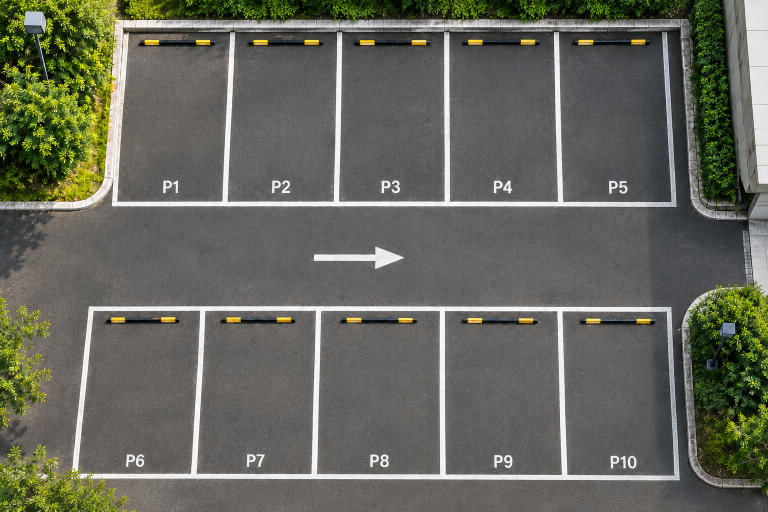
#> input picture data/images/parking_clean.png, 1536 x 1024 px, found by its file name (shown at 1/2 size)
$ python create_test_video.py
#> lines starting #> are read from the running program, lines starting #| are printed output that depends on the picture
import cv2
import json
import os


IMAGE_PATH = "data/images/parking_clean.png"
SPACES_PATH = "data/parking_spaces.json"
OUTPUT_PATH = "data/videos/parking_video.mp4"

FPS = 8
DURATION = 30

os.makedirs("data/videos", exist_ok=True)


# ------------------------------------------------------------
# LOAD DATA
# ------------------------------------------------------------

image = cv2.imread(IMAGE_PATH)
#> image is the input picture: shape (1024, 1536, 3); mean B, G, R 91.5, 102.5, 101.5

if image is None:
    print("ERROR: Could not load parking_clean.png")
    exit()

with open(SPACES_PATH, "r") as file:
#> (reads data/parking_spaces.json from the repository)
    parking_spaces = json.load(file)

height, width = image.shape[:2]
#> height = 1024; width = 1536

print(f"Clean parking image loaded.")
print(f"Resolution: {width} x {height}")
#| Resolution: 1536 x 1024
print(f"Parking spaces loaded: {len(parking_spaces)}")


# ------------------------------------------------------------
# CAR COLORS
# ------------------------------------------------------------

CAR_COLORS = [
    (235, 235, 235),   # white
    (40, 55, 180),     # red
    (55, 65, 75),      # dark gray
    (45, 80, 140),     # blue
    (180, 190, 195),   # silver
]


# ------------------------------------------------------------
# DRAW CAR
# ------------------------------------------------------------

def draw_car(frame, space, color):

    x1, y1, x2, y2 = space

    w = x2 - x1
    h = y2 - y1

    cx = (x1 + x2) // 2
    cy = (y1 + y2) // 2

    car_w = int(w * 0.52)
    car_h = int(h * 0.72)

    left = cx - car_w // 2
    right = cx + car_w // 2
    top = cy - car_h // 2
    bottom = cy + car_h // 2

    # Shadow
    cv2.ellipse(
        frame,
        (cx, cy + 8),
        (car_w // 2, car_h // 2),
        0,
        0,
        360,
        (35, 35, 35),
        -1
    )

    # Main vehicle body
    cv2.ellipse(
        frame,
        (cx, top + car_h // 4),
        (car_w // 2, car_h // 4),
        0,
        180,
        360,
        color,
        -1
    )

    cv2.rectangle(
        frame,
        (left, top + car_h // 4),
        (right, bottom - car_h // 4),
        color,
        -1
    )

    cv2.ellipse(
        frame,
        (cx, bottom - car_h // 4),
        (car_w // 2, car_h // 4),
        0,
        0,
        180,
        color,
        -1
    )

    # Black outline
    cv2.ellipse(
        frame,
        (cx, cy),
        (car_w // 2, car_h // 2),
        0,
        0,
        360,
        (25, 25, 25),
        3
    )

    # Windows
    window_color = (55, 70, 78)

    cv2.ellipse(
        frame,
        (cx, top + int(car_h * 0.27)),
        (int(car_w * 0.32), int(car_h * 0.13)),
        0,
        180,
        360,
        window_color,
        -1
    )

    cv2.ellipse(
        frame,
        (cx, bottom - int(car_h * 0.27)),
        (int(car_w * 0.32), int(car_h * 0.13)),
        0,
        0,
        180,
        window_color,
        -1
    )

    # Window reflection
    cv2.line(
        frame,
        (cx - int(car_w * 0.20), top + int(car_h * 0.25)),
        (cx + int(car_w * 0.20), top + int(car_h * 0.25)),
        (150, 175, 185),
        2
    )

    # Wheels
    wheel_color = (15, 15, 15)

    for wx in [
        left + int(car_w * 0.10),
        right - int(car_w * 0.10)
    ]:

        cv2.ellipse(
            frame,
            (wx, top + int(car_h * 0.35)),
            (5, 12),
            0,
            0,
            360,
            wheel_color,
            -1
        )

        cv2.ellipse(
            frame,
            (wx, bottom - int(car_h * 0.35)),
            (5, 12),
            0,
            0,
            360,
            wheel_color,
            -1
        )

    # Headlights
    for lx in [
        cx - int(car_w * 0.23),
        cx + int(car_w * 0.23)
    ]:

        cv2.circle(
            frame,
            (lx, top + int(car_h * 0.10)),
            5,
            (220, 235, 245),
            -1
        )

    # Tail lights
    for lx in [
        cx - int(car_w * 0.23),
        cx + int(car_w * 0.23)
    ]:

        cv2.circle(
            frame,
            (lx, bottom - int(car_h * 0.10)),
            5,
            (40, 40, 200),
            -1
        )


# ------------------------------------------------------------
# PARKING SCENARIOS
# ------------------------------------------------------------

scenarios = [

    # 0 seconds
    [1, 2, 4, 5, 6, 8, 10],

    # 5 seconds - P3 enters
    [1, 2, 3, 4, 5, 6, 8, 10],

    # 10 seconds - P2 leaves
    [1, 3, 4, 5, 6, 8, 10],

    # 15 seconds - P7 enters
    [1, 3, 4, 5, 6, 7, 8, 10],

    # 20 seconds - P4 leaves
    [1, 3, 5, 6, 7, 8, 10],

    # 25 seconds - P9 enters
    [1, 3, 5, 6, 7, 8, 9, 10],
]


# ------------------------------------------------------------
# VIDEO WRITER
# ------------------------------------------------------------

fourcc = cv2.VideoWriter_fourcc(*"mp4v")

video = cv2.VideoWriter(
    OUTPUT_PATH,
    fourcc,
    FPS,
    (width, height)
)

if not video.isOpened():
    print("ERROR: Could not create video.")
    exit()


# ------------------------------------------------------------
# GENERATE VIDEO
# ------------------------------------------------------------

total_frames = FPS * DURATION

print()
print("Creating fast parking simulation...")
print()

for frame_number in range(total_frames):

    current_time = frame_number / FPS

    scenario_index = min(
        int(current_time // 5),
        len(scenarios) - 1
    )

    occupied_spaces = scenarios[scenario_index]

    frame = image.copy()

    # Draw cars
    for index, space_number in enumerate(occupied_spaces):

        color = CAR_COLORS[
            index % len(CAR_COLORS)
        ]

        draw_car(
            frame,
            parking_spaces[space_number - 1],
            color
        )

    # Detection boxes
    for i, space in enumerate(parking_spaces):

        x1, y1, x2, y2 = space

        number = i + 1

        if number in occupied_spaces:
            color = (0, 0, 255)
            status = "Occupied"
        else:
            color = (0, 255, 0)
            status = "Available"

        cv2.rectangle(
            frame,
            (x1, y1),
            (x2, y2),
            color,
            3
        )

        cv2.putText(
            frame,
            f"P{number}: {status}",
            (x1 + 8, y1 + 28),
            cv2.FONT_HERSHEY_SIMPLEX,
            0.48,
            color,
            2
        )

    # Statistics
    total = len(parking_spaces)
    occupied = len(occupied_spaces)
    available = total - occupied
    occupancy = int((occupied / total) * 100)

    # Header
    cv2.rectangle(
        frame,
        (0, 0),
        (width, 65),
        (8, 20, 25),
        -1
    )

    cv2.putText(
        frame,
        "ParkVision AI",
        (18, 30),
        cv2.FONT_HERSHEY_SIMPLEX,
        0.70,
        (0, 255, 180),
        2
    )

    cv2.putText(
        frame,
        f"Occupied: {occupied}",
        (240, 30),
        cv2.FONT_HERSHEY_SIMPLEX,
        0.58,
        (0, 0, 255),
        2
    )

    cv2.putText(
        frame,
        f"Available: {available}",
        (400, 30),
        cv2.FONT_HERSHEY_SIMPLEX,
        0.58,
        (0, 255, 0),
        2
    )

    cv2.putText(
        frame,
        f"Occupancy: {occupancy}%",
        (585, 30),
        cv2.FONT_HERSHEY_SIMPLEX,
        0.58,
        (255, 255, 255),
        2
    )

    cv2.putText(
        frame,
        "LIVE SIMULATION",
        (width - 220, 30),
        cv2.FONT_HERSHEY_SIMPLEX,
        0.52,
        (0, 255, 180),
        2
    )

    video.write(frame)

    # Progress
    if frame_number % (FPS * 5) == 0:
        print(
            f"Progress: {int((frame_number / total_frames) * 100)}%"
        )
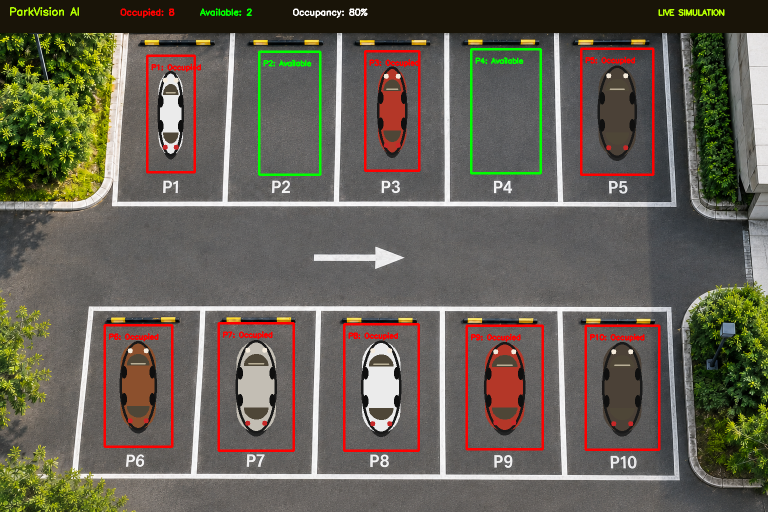
#> frame: shape (1024, 1536, 3) (shown at 1/2 size); mean B, G, R 84.9, 96.8, 102.5


video.release()

print()
print("================================")
print("VIDEO CREATED SUCCESSFULLY")
print("================================")
print()
print(f"Saved to: {OUTPUT_PATH}")
